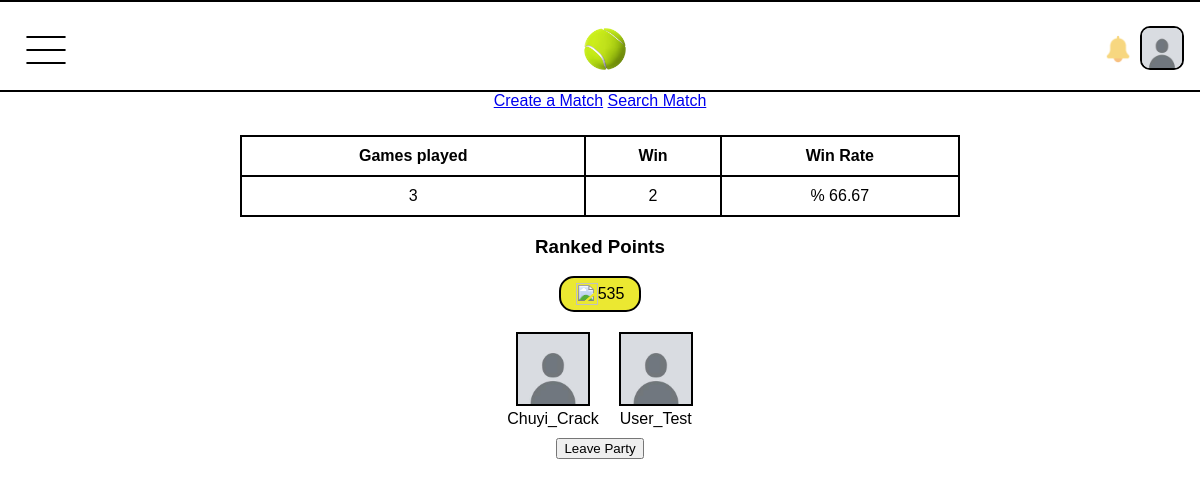
Screenshot of /home/ (signed in) with the database file from the repository.
### app1/models.py (models this page shows)
class Account(models.Model):
    owner=models.ForeignKey(User,on_delete=models.CASCADE)
    profile_picture=models.ImageField(upload_to='./profile_picture',blank=True,default='./profile_picture/default.jpg')
    homepage_picture=models.ImageField(upload_to='./profile_picture',blank=True,default='./profile_picture/default_homepage.jpg')
    points=models.IntegerField(default=500)
    played_matches=models.PositiveIntegerField(default=0)
    wins=models.PositiveIntegerField(default=0)
    friends=models.ManyToManyField('self', symmetrical=True,blank=True)
    last_activity=models.DateTimeField(default=timezone.now,blank=True)
    party_group=models.ForeignKey('Party',on_delete=models.SET_NULL,null=True, blank=True, default=None)
    def calculate_winrate(self):
        if self.played_matches == 0:
            return 0
        return (self.wins / self.played_matches)*100
    def __str__(self):
        return self.owner.username

class Party(models.Model):
    Creator=models.ForeignKey(Account,on_delete=models.SET_NULL,null=True,related_name='creator_party')
    Joined=models.ForeignKey(Account,blank=True,on_delete=models.SET_NULL,null=True,related_name='joined_party')
    date=models.DateTimeField(default=timezone.now)
    Active_Group=models.BooleanField(default=True)

### app1/views.py (the view)
# urls.py: path('home/',views.home, name='home'),
def home(request):
    account=rewrite_activity(request.user)
    delete_matches()
    if 'kick' in request.POST:
        party_to_delete=Party.objects.get(id=request.POST.get('kick', None))
        party_to_delete.delete()
        return redirect('home')
    context={
        'account':account,
        'notifications':calculate_notifications(account),
        'any_match':check_matches(account),
    }
    return render(request,'home.html',context)

### app1/views.py (called while the page is built)
def rewrite_activity(user):
    account=Account.objects.get(owner=user.id)
    account.last_activity=timezone.now()
    account.save()
    return account

def delete_matches():
    Matches=Match.objects.filter(
        Q(Active=True) & ((Q(started=False) & Q(want_to_start__lt=((timezone.now()- timezone.timedelta(seconds=43200)))) | (Q(started=True) & Q(date_started__lt=(timezone.now()- timezone.timedelta(seconds=50400))))))
    )
    for target_match in Matches:
        if target_match.ranked:
            pass
        target_match.delete()
    return

def check_matches(account:Account):
    any_match=Match.objects.filter(
        ((Q(Creator=account))|(Q(Joined=account))) & (Q(Active=True))
    )
    if any_match.exists():
        return any_match.first().id
    return False

def calculate_notifications(account:Account):
    party_notifications=party_invite.objects.filter(receiver=account)
    for party in party_notifications:
        if party.sender.party_group:
            party.delete()
    friend_notifications=friend_requests.objects.filter(receiver=account)
    return (friend_notifications.count() + party_notifications.count())

### app1/templates/home.html (shortened to what this page needs)
<!DOCTYPE html>
<html lang="en">
<head>
    {% load static %}
    <link rel="stylesheet" href="{% static 'home.css' %}">
</head>
<body>
    {% include 'navbar.html' %}
    <div class="principal_box">
        <div>
            <div>
                {% if not any_match %}
                    <a href="{% url 'regions' %}">Create a Match</a>
                    <a href="{% url 'search_match' %}">Search Match</a>
                {% endif %}
            </div>
            <table>
                <tr>
                    <th>Games played</th>
                    <th>Win</th>
                    <th>Win Rate</th>
                </tr>
                <tr>
                    <td>{{account.played_matches}}</td>
                    <td>{{account.wins}}</td>
                    <td>%{% if account.calculate_winrate == 0 %} 0 {% else %} {{account.calculate_winrate|floatformat:2}} {% endif %}</td>
                </tr>
            </table>
            <h3>Ranked Points</h3>
            <div class="box_points">
                <img src="../../media/all_stuff/Trophy.png" alt="">
                <p>{{account.points}}</p>
            </div>
        </div>
        <div class="party">
            <div class="party_player">
                <img src="{{account.profile_picture.url}}" alt="">
                <p>{{account}}</p>
            </div>
            {% if account.party_group == None %}
            <a id="link_invite" href="{% url 'party' %}">
                <div class="invite_box">
                    <div class="plus_container">
                        <div class="line_1"></div>
                        <div class="line_2"></div>
                    </div>
                    <p>Invite someone</p>
                </div>
            </a>
            {% else %}
            <div class="party_player friend">
                {% if account.party_group.Creator == account %}
                <img src="{{account.party_group.Joined.profile_picture.url}}" alt="">
                <p>{{account.party_group.Joined}}</p>
                <form method="post">
                    {% csrf_token %}
                    <button name="kick" value="{{account.party_group.id}}">Kick</button>
                </form>
                {% else %}
                <img src="{{account.party_group.Creator.profile_picture.url}}" alt="">
                <p>{{account.party_group.Creator}}</p>
                {% endif %}
            </div>
            {% endif %}
        </div>
        {% if not account.party_group.Creator == account and account.party_group %}
            <form class="leave_party" method="post">
                <button type="submit" name="kick" value="{{account.party_group.id}}">Leave Party</button>
            </form>
        {% endif %}
    </div>
</body>
</html>

### app1/templates/navbar.html (shortened to what this page needs)
<!DOCTYPE html>
<html lang="en">
<head>
    {% load static %}
    <link rel="stylesheet" href="{% static 'navbar.css' %}">
</head>
<body>
    <nav>
        <div class="dropdown">
            <button class="button_option">
                <div class="options">
                    <div class="line1"></div>
                    <div class="line2"></div>
                    <div class="line3"></div>
                </div>
            </button>
        </div>
        <a href="{% url 'index' %}">
            <img class="logo" src="../../media/all_stuff/Tennis_Ball_PNG_Clip_Art-1352(1).png" alt="">
        </a>
        <div class="profile_section">
            <a class="notifications" href="{% url 'notifications_friends' %}">
                <img {% if notifications == 0 %} class="no_noti" {% endif %} src="../../media/all_stuff/notification_bell.png" alt="">
            </a>
            <a class="profile_a" href="{% url 'profile' account.id %}">
                <div class="profile">
                    <img src="{{account.profile_picture.url}}" alt="">
                </div>
            </a>
        </div>
    </nav>
</body>
</html>

### app1/static/home.css (style rules this page uses)
.principal_box { text-align: center; }
.box_points { display: flex; flex-direction: row; border: 2px solid #000; margin: auto; justify-content: center; width: fit-content; padding: 5px 15px; border-radius: 15px; background-color: rgb(235, 232, 49); align-items: center; }
table,th,td { text-align: left; border: 2px solid #000; }
table { border-collapse: collapse; margin: auto; margin-top: 25px; }
th,td { padding:5px; text-align: center; }
.box_points p { margin: 0; }
.box_points img { width: 22px; height: 22px; }
.party { display: flex; flex-direction: row; margin: auto; width: fit-content; margin-top: 20px; }
.party_player { margin-right: 20px; }
.party_player img { width: 70px; height: 70px; border: 2px solid #000; }
.party_player p { margin: 0; }
.friend { margin-right: 0; }
.leave_party { margin-top: 10px; }
@media only screen and (min-width: 700px) { table { width: 60%; } }
@media only screen and (min-width: 700px) { th,td { padding:10px; } }

### app1/static/navbar.css (style rules this page uses)
body { margin: 0; font-family:'Gill Sans', 'Gill Sans MT', Calibri, 'Trebuchet MS', sans-serif; }
nav { border-top:2px solid #000; border-bottom: 2px solid #000; padding: 10px 0; display: flex; justify-content: space-between; align-items: center; }
.button_option { background: none; border: none; cursor: pointer; margin-top: 12px; }
.dropdown { z-index: 1000; }
.options { width: 40px; height: 40px; margin-left: 20px; }
.options .line1,.line2,.line3 { height: 0px; border: 1px solid #000; margin-top: 11px; border-radius: 3px; }
.profile_a { text-decoration: none; margin-right: 20px; }
.profile { width: 40px; height: 40px; }
.profile img { width: 100%; height: 100%; border-radius: 10px; border: 2px solid #000; }
.logo { width: 42px; height: 42px; margin-left: 35px; margin-top: 10px; }
.profile_section { display: flex; flex-direction: row; align-items: center; height: fit-content; }
.notifications img { width: 30px; margin-right: 7px; margin-top: 5px; }
.notifications { display: flex; }
.no_noti { opacity: 0.5; }

### rows the page displays
Account: profile_picture (placeholder picture), played_matches "3", wins "2", calculate_winrate "66.67", points "535", owner.username "Chuyi_Crack", party_group.Creator.profile_picture (placeholder picture), party_group.Creator "User_Test"
